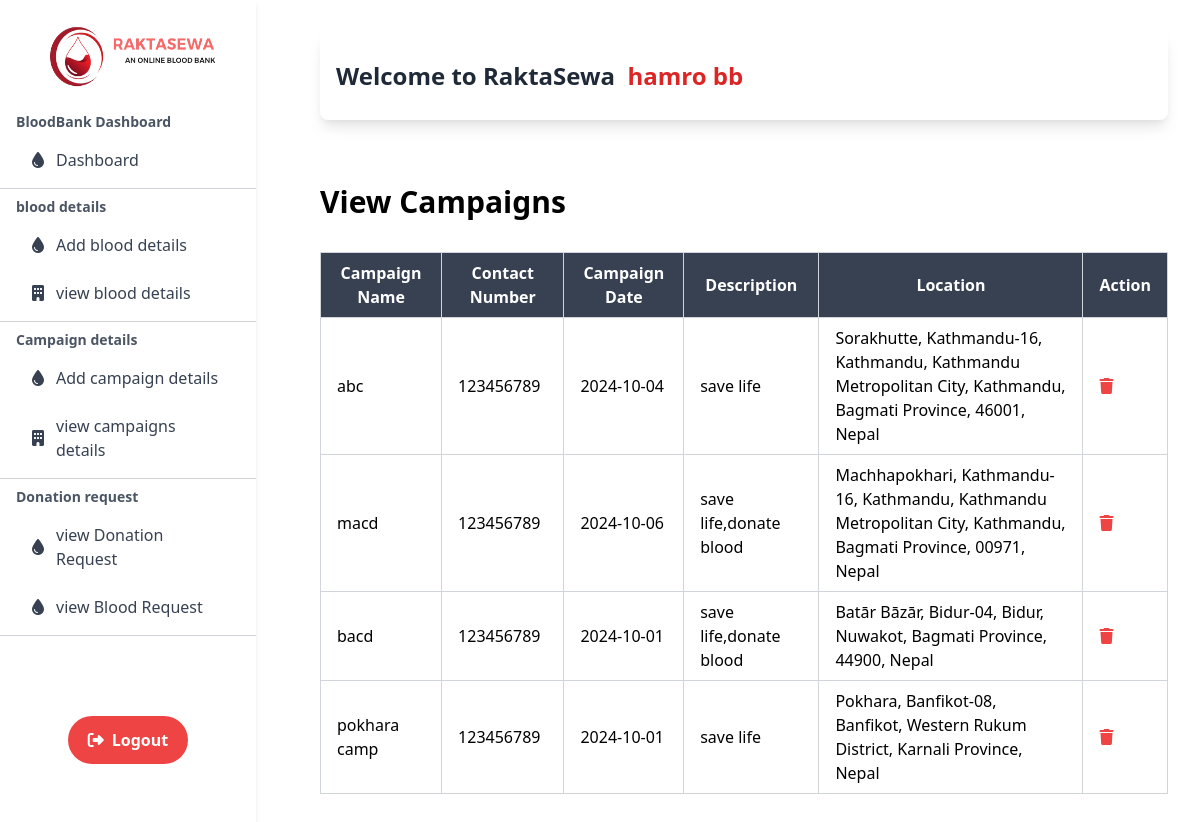
/Bankdashboard/viewCampaigns.php (signed in), run on the app's committed database.
### tables this page shows
CREATE TABLE `campaigns` (
  `id` int(11) NOT NULL,
  `campaign_name` varchar(255) NOT NULL,
  `contact_number` varchar(15) NOT NULL,
  `campaign_date` date NOT NULL,
  `description` text NOT NULL,
  `bloodbank_id` int(10) UNSIGNED NOT NULL,
  `location` varchar(255) NOT NULL,
  `latitude` decimal(10,8) DEFAULT NULL,
  `longitude` decimal(11,8) DEFAULT NULL
);

### Bankdashboard/viewCampaigns.php (the view, shortened to what this page needs)
<?php
require ('../connection.php');
$bankEmail = $_SESSION['bankemail'];
$sql = "SELECT id FROM users WHERE email = ?";
$stmt = $con->prepare($sql);
$stmt->bind_param('s', $bankEmail);
$stmt->execute();
$result = $stmt->get_result();
$bank = $result->fetch_assoc();
$bankId = $bank['id'];
$sql = "SELECT * FROM campaigns WHERE bloodbank_id = ?";
$stmt = $con->prepare($sql);
$stmt->bind_param('i', $bankId);
$stmt->execute();
$result = $stmt->get_result();
?>
<!DOCTYPE html>
<html lang="en">
<head>
    <link href="https://cdn.jsdelivr.net/npm/tailwindcss@2.2.19/dist/tailwind.min.css" rel="stylesheet">
</head>
<body class="bg-white">
    <?php @include ("bloodbankmenu.php"); ?>
    <section class="ml-72 p-8">
        <h1 class="text-3xl font-bold mb-8">View Campaigns</h1>
        <table class="min-w-full bg-white border-collapse border border-gray-200">
            <thead>
                <tr class="bg-gray-700 text-white">
                    <th class="px-4 py-2 border border-gray-300">Campaign Name</th>
                    <th class="px-4 py-2 border border-gray-300">Contact Number</th>
                    <th class="px-4 py-2 border border-gray-300">Campaign Date</th>
                    <th class="px-4 py-2 border border-gray-300">Description</th>
                    <th class="px-4 py-2 border border-gray-300">Location</th>
                    <th class="px-4 py-2 border border-gray-300">Action</th>
                </tr>
            </thead>
            <tbody>
            <?php if ($result->num_rows > 0): ?>
                <?php while ($row = $result->fetch_assoc()) { ?>
                    <tr>
                        <td class="px-4 py-2 border border-gray-300"><?php echo htmlspecialchars($row['campaign_name']); ?>
                        </td>
                        <td class="px-4 py-2 border border-gray-300"><?php echo htmlspecialchars($row['contact_number']); ?>
                        </td>
                        <td class="px-4 py-2 border border-gray-300"><?php echo htmlspecialchars($row['campaign_date']); ?>
                        </td>
                        <td class="px-4 py-2 border border-gray-300"><?php echo htmlspecialchars($row['description']); ?>
                        </td>
                        <td class="px-4 py-2 border border-gray-300"> <?php
                        echo htmlspecialchars($row['location']);;
                        ?>
                        </td>
                        <td class="px-4 py-2 border border-gray-300">
                        <a href="viewCampaigns.php?id=<?php echo $row['id']; ?>" class="delete-btn text-red-500 hover:text-red-700">
                            <i class="fas fa-trash justify-center"></i>
                        </a>
                    </td>
                    </tr>
                <?php } ?>
    <?php else: ?>
        <tr>
            <td colspan="5" class="px-4 py-2 border border-gray-300 text-center">No data available</td>
        </tr>
    <?php endif; ?>
            </tbody>
        </table>
    </section>
</body>
</body>
</html>

### data on the page
campaigns: campaign_name "abc", contact_number "123456789", campaign_date "2024-10-04", description "save life", location "Sorakhutte, Kathmandu-16, Kathmandu, Kathmandu Metropolitan City, Kathmandu, Bagmati Province, 46001, Nepal"
campaigns: campaign_name "macd", contact_number "123456789", campaign_date "2024-10-06", description "save life,donate blood", location "Machhapokhari, Kathmandu-16, Kathmandu, Kathmandu Metropolitan City, Kathmandu, Bagmati Province, 00971, Nepal"
campaigns: campaign_name "bacd", contact_number "123456789", campaign_date "2024-10-01", description "save life,donate blood", location "Batār Bāzār, Bidur-04, Bidur, Nuwakot, Bagmati Province, 44900, Nepal"
campaigns: campaign_name "pokhara camp", contact_number "123456789", campaign_date "2024-10-01", description "save life", location "Pokhara, Banfikot-08, Banfikot, Western Rukum District, Karnali Province, Nepal"

### other printed values
$_SESSION['bankname'] "hamro bb"
